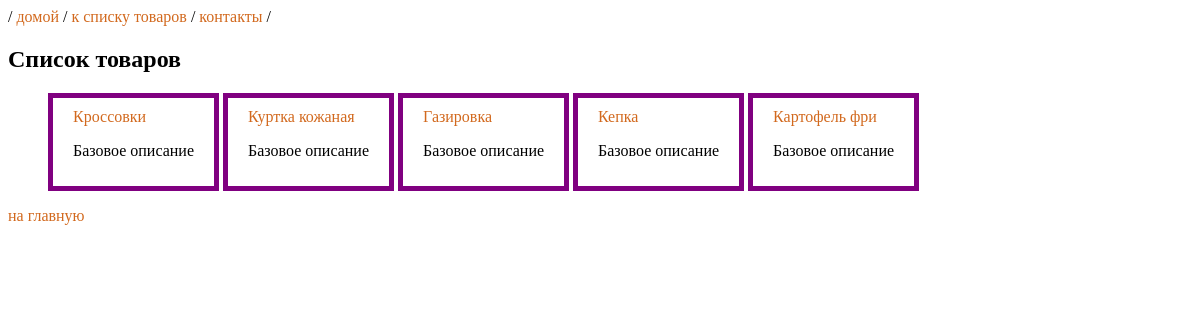
Page /items/ on the earlier database version.
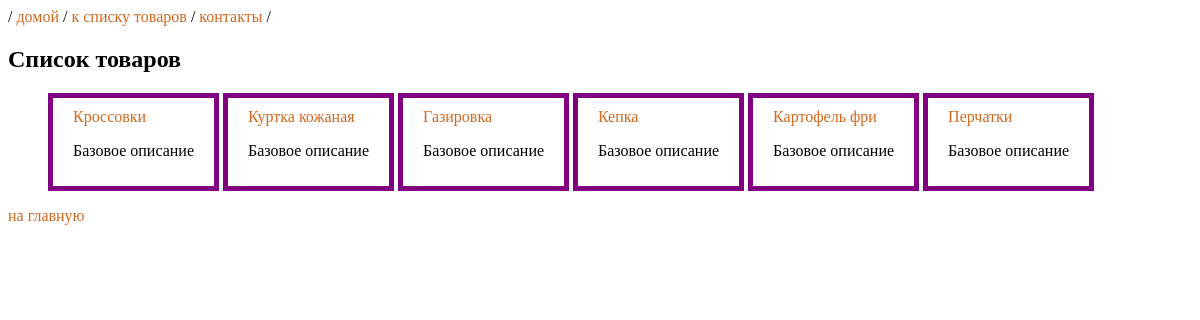
Same page on the later database version.
### MainApp/models.py (models this page shows)
class Item(models.Model):
    name  = models.CharField(max_length=100)
    brand = models.CharField(max_length=100)
    count = models.PositiveIntegerField()
    description = models.TextField(max_length=1000, default='Базовое описание')
    colors = models.ManyToManyField(to=Color)

### MainApp/views.py (the view)
# urls.py: path('items/', views.items_list, name='items-list')
def items_list(request):
    items = Item.objects.all()
    context = {
        "items": items
    }
    return render(request, "items-list.html", context)

### templates/items-list.html (shortened to what this page needs)
{% extends 'base.html' %}
{% block content %}
<h2>Список товаров</h2>
<ol>
    {% for item in items %}
        <li>
            <a href="{% url 'item-detail' item.id %}">{{ item.name }}</a>
            <p>
                {{ item.description }}
            </p>
        </li>
    {% endfor %}
</ol>
<a href="{% url 'home' %}">на главную</a></p>
{% endblock %}

### templates/base.html (shortened to what this page needs)
<!DOCTYPE html>
<html lang="en">
<head>
</head>
<body>
<header>
    {% include 'inc-menu.html' %}
</header>
<main>
    {% block content %}
    {% endblock %}
</main>
</body>
</html>

### templates/inc-menu.html
<header>
    / <a href="{% url 'home' %}">домой</a> / <a href="{% url 'items-list' %}">к списку товаров</a> / <a href="{% url 'about' %}">контакты</a> /
</header>

### templates/items-list.html (style rules this page uses)
li { display: inline-block; border: 5px solid purple; padding: 10px 20px; }
a { text-decoration: none; color: chocolate; }

Differences in the rows shown:
added Item: name "Перчатки", description "Базовое описание"
